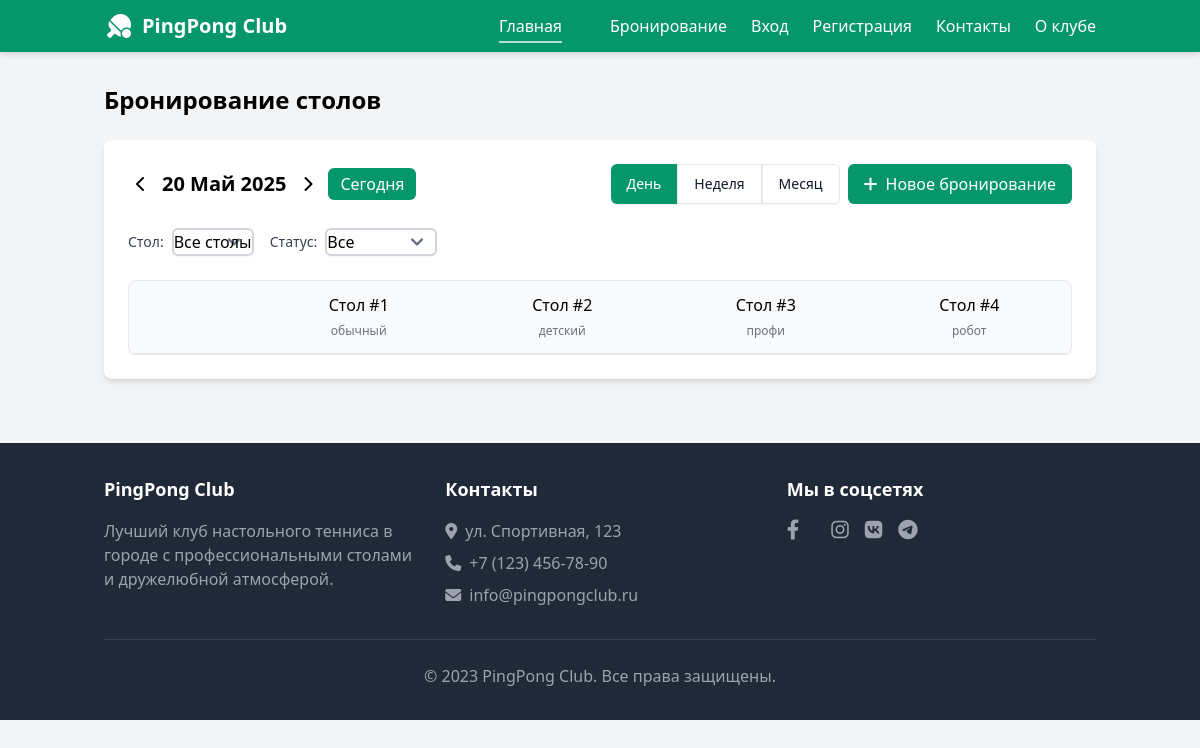
The page /bookings/ on the database its author committed.
### bookings/models.py (models this page shows, shortened)
class Table(models.Model):
    number = models.PositiveIntegerField(unique=True, verbose_name="Номер стола")
    table_type = models.ForeignKey(TableType, on_delete=models.PROTECT, verbose_name="Тип стола")
    is_active = models.BooleanField(default=True, verbose_name="Активен")
    description = models.TextField(blank=True, verbose_name="Дополнительное описание")
    class Meta:
        verbose_name = "Стол"
        verbose_name_plural = "Столы"
        ordering = ['number']

class TableType(models.Model):
    name = models.CharField(max_length=50, verbose_name="Название типа")
    description = models.TextField(blank=True, verbose_name="Описание")
    default_capacity = models.PositiveIntegerField(default=2, verbose_name="Вместимость по умолчанию")
    class Meta:
        verbose_name = "Тип стола"
        verbose_name_plural = "Типы столов"
    def __str__(self):
        return self.name

### bookings/views.py (the view)
# urls.py: path('', views.booking_view, name='bookings'),
def booking_view(request):
    view_type = request.GET.get('view', 'day')
    selected_date_str = request.GET.get('current_date') or request.GET.get('date')
    selected_date = date.fromisoformat(selected_date_str) if selected_date_str else date.today()
    table_filter = request.GET.get('table', 'all')
    status_filter = request.GET.get('status', 'all')
    tables = Table.objects.filter(is_active=True).order_by('number')
    if table_filter != 'all':
        tables = tables.filter(id=table_filter)
    today = date.today()
    pricing_plan = PricingPlan.objects.filter(
        valid_from__lte=today,
        valid_to__gte=today
    ).first() or PricingPlan.objects.filter(is_default=True).first()
    context = {
        'tables': tables,
        'current_date': selected_date,
        'view_type': view_type,
        'table_filter': table_filter,
        'status_filter': status_filter,
        'pricing_plan': pricing_plan,
    }
    return render(request, "bookings/bookings.html", context)

### templates/bookings/bookings.html (shortened to what this page needs)
{% extends 'base.html' %}
{% load static %}
{% block content %}
    <main class="container mx-auto px-4 py-8">
        <h1 class="text-2xl font-bold mb-6">Бронирование столов</h1>
        <div class="bg-white rounded-lg shadow-md p-4 md:p-6 mb-8">
            {% include 'bookings/calendar_controls.html' %}
            {% include 'bookings/filters.html' %}
            <div id="day-view-container" class="calendar-container overflow-x-auto">
                {% include 'bookings/day_view.html' %}
            </div>
        </div>
    </main>
{% endblock %}
{% block extrascripts %}
{{ block.super }}
{% endblock %}

### templates/bookings/day_view.html (shortened to what this page needs)
{% load custom_tags %}
<div id="day-view-container" class="calendar-container overflow-x-auto">
    <div class="overflow-hidden rounded-lg border border-gray-200 shadow-sm">
        <div class="flex border-b border-gray-200 bg-gray-50">
            <div class="w-24 md:w-32 flex-shrink-0 p-3"></div>
            {% for table in tables %}
                <div class="flex-1 p-3 text-center font-medium">
                    Стол #{{ table.number }}<br>
                    <span class="text-xs text-gray-500">{{ table.table_type }}</span>
                </div>
            {% endfor %}
        </div>
    </div>
</div>

### static/css/styles.css (style rules this page uses)
.font-medium { position: relative; }
.font-medium::after { content: ''; position: absolute; bottom: -6px; left: 0; width: 100%; height: 2px; background-color: rgba(255, 255, 255, 0.7); }
html { scroll-behavior: smooth; }

### rows shown on the page
Table: number "1", table_type "обычный"
Table: number "2", table_type "детский"
Table: number "3", table_type "профи"
Table: number "4", table_type "робот"
